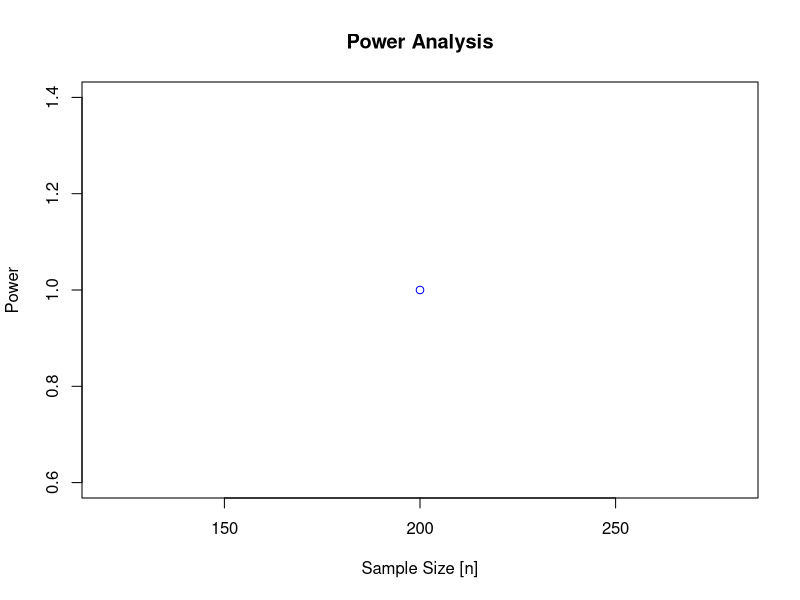
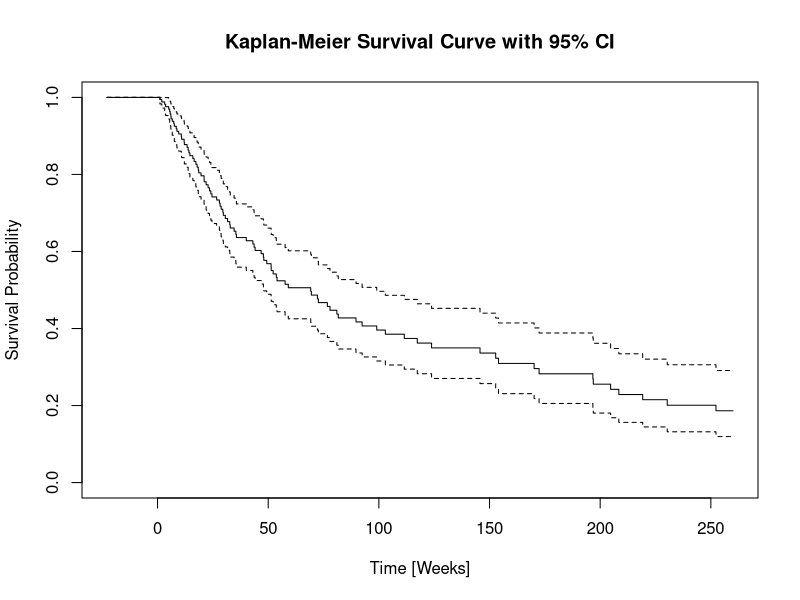
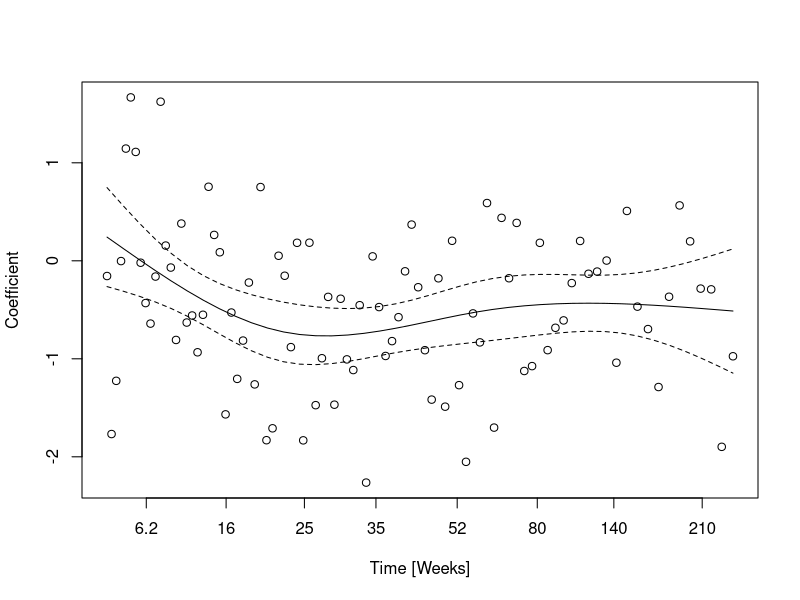
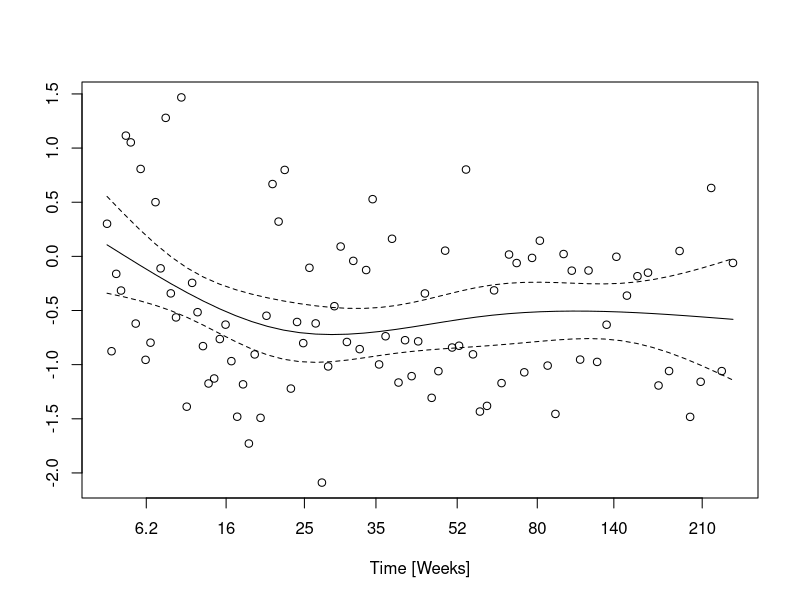
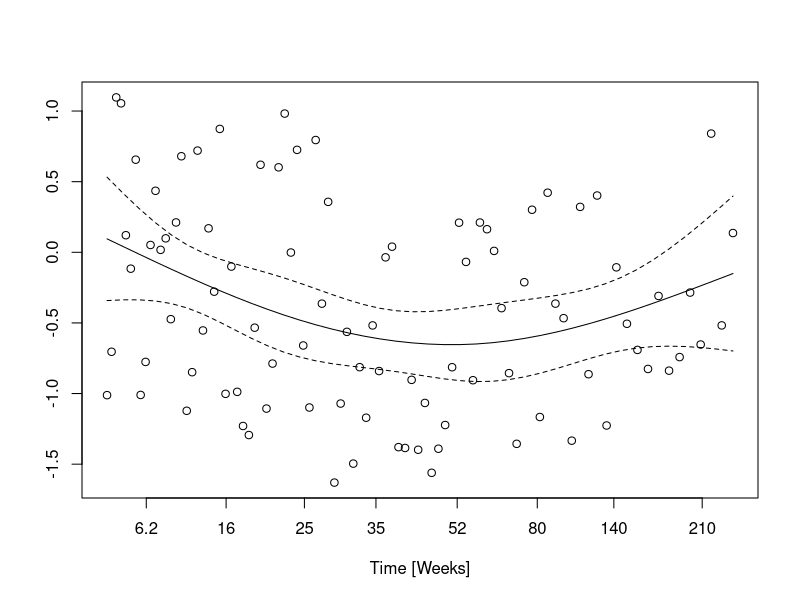
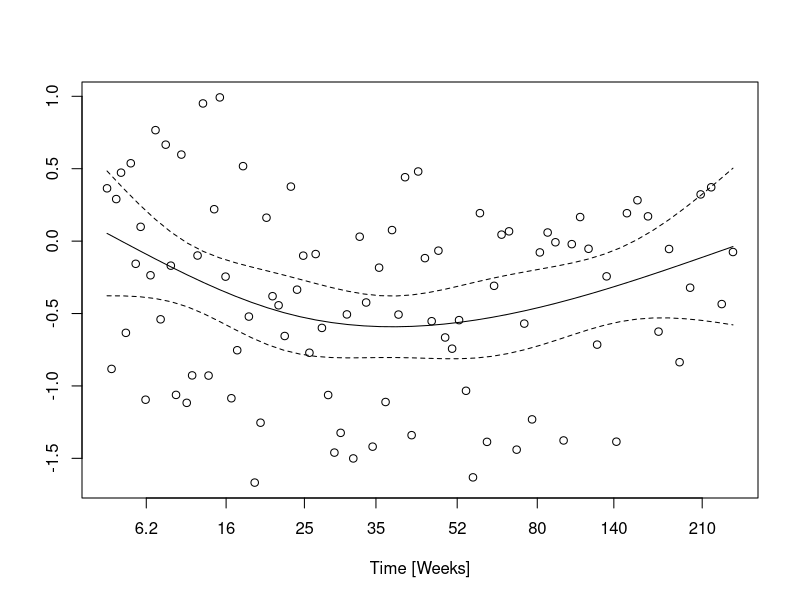
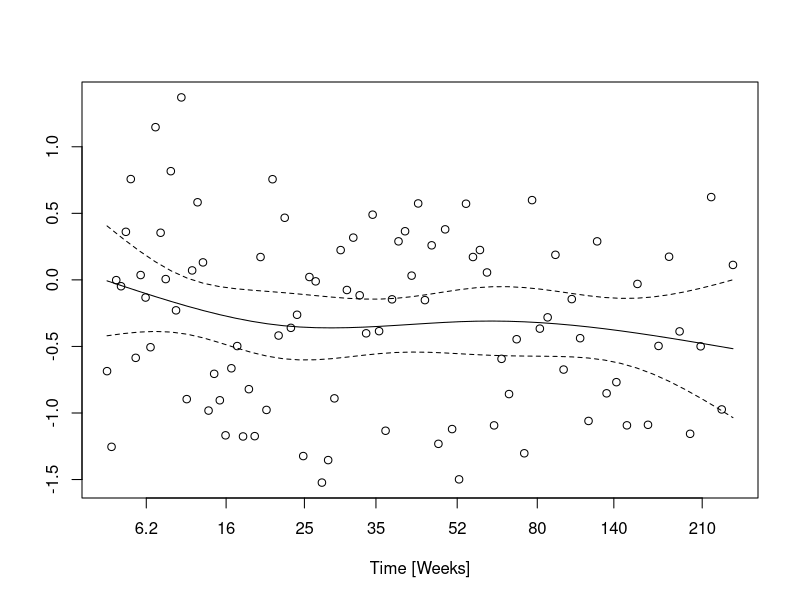
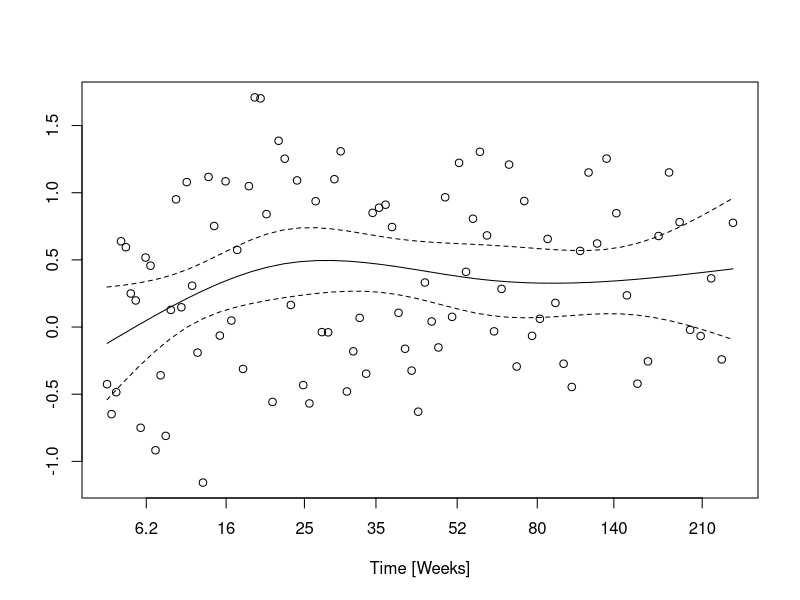

Reproduce these figures in R, in order.
## ---- chunk 1
knitr::opts_chunk$set(echo = TRUE)
## ---- chunk 2
library(survival)
library(dplyr)
## ---- chunk 3
set.seed(1310)

#Monte Carlo Modeling to Determine n AND generation of simulated results

#study size
n <- c(200)
pow<-numeric(length(n))

#number of iterations for simulation
iter<-1
results<-numeric(iter)

#loop through the n's
for (j in 1:length(n)){
  nval<- n[j]
  #start the counter
  success<-0
  #loop through the iterations for each n
  for (i in 1:iter){
  #assign explanatory variables (Standard, Neighborhood, Working, Social, Healthcare, Risk, Age, Stage).
  m1<- sample(0:5, nval, replace = TRUE)
  m2 <- sample(0:5, nval, replace = TRUE)
  m3 <- sample(0:5, nval, replace = TRUE)
  m4 <- sample(0:5, nval, replace = TRUE)
  m5 <- sample(0:5, nval, replace = TRUE)
  m6 <- sample(0:5, nval, replace = TRUE)
  m7 <- sample(0:5, nval, replace = TRUE)
  m8 <- sample(0:5, nval, replace = TRUE)
  #spaceholds for other variables
  Time<-integer(nval)
  Hazard_Ratio<-integer(nval)
  Outcome<-integer(nval)
  
#compile it in a data frame
data <- data.frame(m1, m2, m3, m4, m5, m6, m7, m8)

#baseline hazard rate selected to achieve realistic ~30% NSLC survival at 5 years = 260 weeks
baseline_hazard <- 0.2

#function to predict survival time ~ hazard rate, with some noise
generate_surv_time <- function(hazard_ratio) {
  -log(1 - runif(1)) / (baseline_hazard * hazard_ratio) + rnorm(1,0,10)
}

#generate outcomes. N.B.: for simplicity of calculations and assuming good study retention, we assume no loss to follow-up
B_s<-log(0.75)
B_m<-log(1.25)
for (i in 1:nval) {
  Hazard_Ratio[i] <- exp(1.1*B_s * data$m1[i] + 1.5*B_s * data$m2[i] + B_s * data$m3[i] + .95*B_s* data$m4[i] + .9*B_s * data$m5[i] + B_m * data$m6[i] + 0.9*B_m * data$m7[i] + 1.4*B_m * data$m8[i])
  
  Time[i] <- generate_surv_time(Hazard_Ratio[i])
  
  #reassign Time[i] = 260 and Outcome[i] = 0 if Time[i] >= 260, right censoring
  if (Time[i] >= 260) {
    Time[i] <- 260
    Outcome[i] <- 0
  } else {
    Outcome[i] <- ifelse(runif(1) < 1 - exp(-baseline_hazard * Hazard_Ratio[i] * Time[i]), 1, 0)
  }
}

data <- cbind(data, Time, Outcome)
  
  #fit Cox PH model to mock data
  cox_model <- coxph(Surv(Time, Outcome) ~ m1 + m2 + m3 + m4 + m5 + m6 + m7 + m8, data = data)
  
  #apply LRT to mock data
  anova1<-anova(cox_model,coxph(Surv(Time, Outcome) ~ m2 + m3 + m4 + m5 + m6 + m7 + m8, data = data))
  anova2<-anova(cox_model,coxph(Surv(Time, Outcome) ~ m1 + m3 + m4 + m5 + m6 + m7 + m8, data = data))
  anova3<-anova(cox_model, coxph(Surv(Time, Outcome) ~ m1 + m2 + m4 + m5 + m6 + m7 + m8, data = data))
  anova4<-anova(cox_model, coxph(Surv(Time, Outcome) ~ m1 + m2 + m3 + m5 + m6 + m7 + m8, data = data))
  anova5<-anova(cox_model,coxph(Surv(Time, Outcome) ~ m1 + m2 + m3 + m4 + m6 + m7 + m8, data = data))
  anova6<-anova(cox_model, coxph(Surv(Time, Outcome) ~ m1 + m2 + m3 + m4 + m5 + m7 + m8, data = data))
  anova7<-anova(cox_model,coxph(Surv(Time, Outcome) ~ m1 + m2 + m3 + m4 + m5 + m6 + m8, data = data))
  anova8<-anova(cox_model,coxph(Surv(Time, Outcome) ~ m1 + m2 + m3 + m4 + m5 + m6 + m7, data = data))

  #condition for success
  if((anova1$`Pr(>|Chi|)`[2]<0.05/8) && (anova2$`Pr(>|Chi|)`[2]<0.05/8) && (anova3$`Pr(>|Chi|)`[2]<0.05/8) && (anova4$`Pr(>|Chi|)`[2]<0.05/8) && (anova5$`Pr(>|Chi|)`[2]<0.05/8) && (anova6$`Pr(>|Chi|)`[2]<0.05/8) && (anova7$`Pr(>|Chi|)`[2]<0.05/8)  && (anova8$`Pr(>|Chi|)`[2]<0.05/8)){
    success<-success+1
  }else {
    success<-success
  }
  }
  
  #print power for each n
  pow[j]<-success/iter
  cat("Sample size =", nval,": Power = ", success/iter, "\n")
}
## ---- chunk 4
#plot power analysis results
plot(n,pow,"b", col = "blue",main = "Power Analysis", xlab = "Sample Size [n]", ylab = "Power")
## ---- chunk 5
#plot the Kaplan-Meier survival curve
survival_data <- Surv(time = data$Time, event = data$Outcome)

km_fit <- survfit(survival_data ~ 1)

plot(km_fit, xlab = "Time [Weeks]",ylab = "Survival Probability",main = "Kaplan-Meier Survival Curve with 95% CI")

#plot the Schoenfeld Residuals
temp <- cox.zph(cox_model)
schoenfeld<-plot(temp, xlab = "Time [Weeks]", ylab = "Coefficient")
schoenfeld

#test correlation with time using built-in function
test.ph <- cox.zph(cox_model)
test.ph

#review results of the cox model, reference ANOVA values in environment for significance
summary(cox_model)
